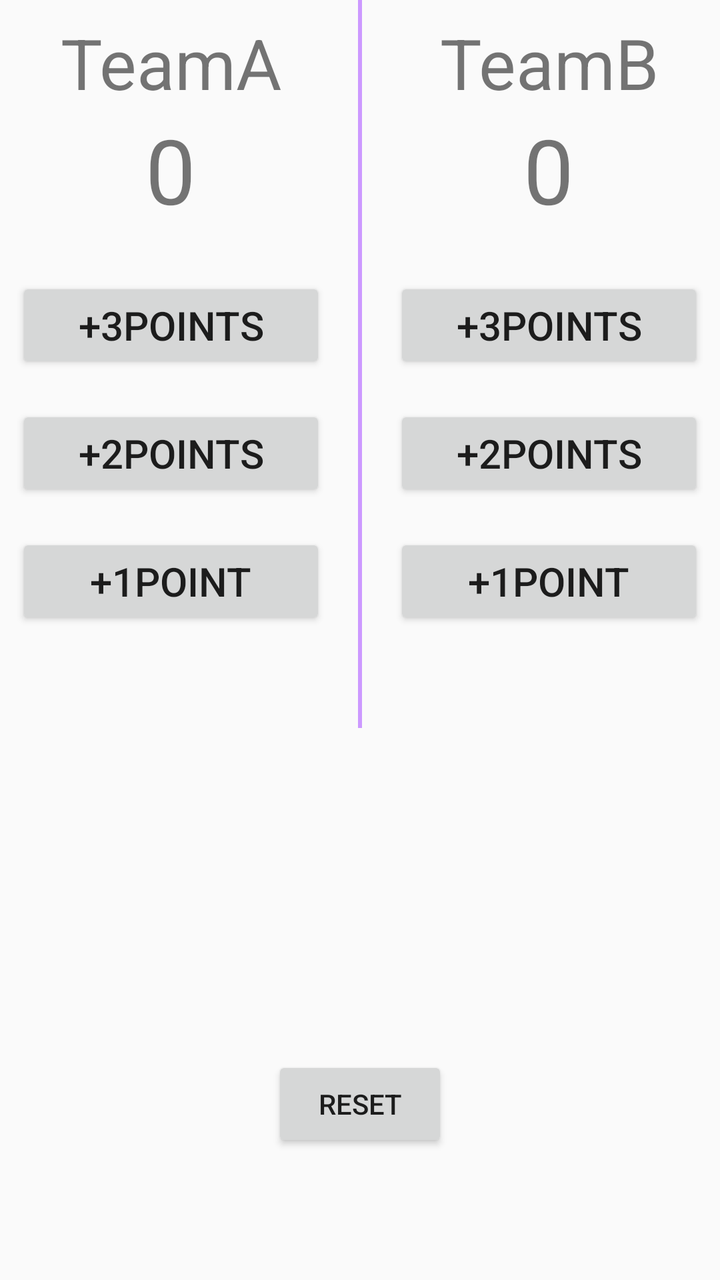
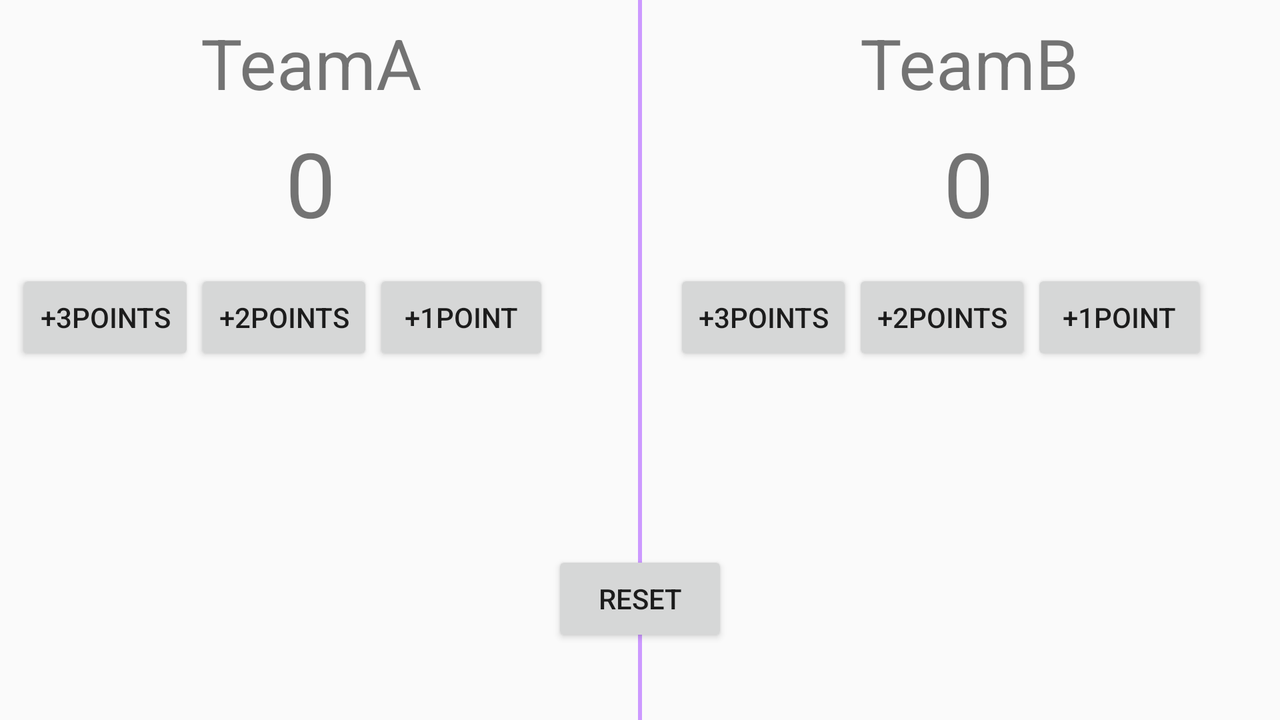

Compare how this app lays out the same screen by default and in its alternative resource folder. The renders come first, then the two layout files and the values they reference.
<!-- AndroidManifest.xml: application theme AppTheme -->
<!-- res/layout/activity_third2.xml -->
<?xml version="1.0" encoding="utf-8"?>
<android.support.constraint.ConstraintLayout xmlns:android="http://schemas.android.com/apk/res/android"
    xmlns:app="http://schemas.android.com/apk/res-auto"
    xmlns:tools="http://schemas.android.com/tools"
    android:layout_width="match_parent"
    android:layout_height="match_parent"
    tools:context=".Third2Activity">

    <Button
        android:id="@+id/btn"
        android:layout_width="wrap_content"
        android:layout_height="wrap_content"
        android:layout_marginStart="8dp"
        android:layout_marginTop="8dp"
        android:layout_marginEnd="8dp"
        android:layout_marginBottom="8dp"
        android:onClick="btnreset"
        android:text="@string/reset"
        app:layout_constraintBottom_toBottomOf="parent"
        app:layout_constraintEnd_toEndOf="parent"
        app:layout_constraintStart_toStartOf="parent"
        app:layout_constraintTop_toTopOf="parent"
        app:layout_constraintVertical_bias="0.903" />
    <LinearLayout
        android:layout_width="match_parent"
        android:layout_height="wrap_content"
        android:orientation="horizontal">

        <LinearLayout
            android:layout_width="0dp"
            android:layout_height="348dp"
            android:layout_marginStart="8dp"
            android:layout_marginTop="8dp"
            android:layout_marginEnd="8dp"
            android:layout_marginBottom="8dp"
            android:orientation="vertical"
            android:layout_weight="1"
            app:layout_constraintBottom_toBottomOf="parent"
            app:layout_constraintEnd_toEndOf="parent"
            app:layout_constraintHorizontal_bias="0.0"
            app:layout_constraintStart_toStartOf="parent"
            app:layout_constraintTop_toTopOf="parent"
            app:layout_constraintVertical_bias="0.245">

            <TextView
                android:id="@+id/teamName"
                android:layout_width="match_parent"
                android:layout_height="wrap_content"
                android:gravity="center"
                android:text="TeamA"
                android:textSize="35sp" />

            <TextView
                android:id="@+id/score"
                android:layout_width="match_parent"
                android:layout_height="wrap_content"
                android:layout_marginBottom="24dp"
                android:gravity="center"
                android:text="0"
                android:textSize="45sp" />

            <Button
                android:id="@+id/btn3"
                android:layout_width="match_parent"
                android:layout_height="wrap_content"
                android:layout_marginBottom="16dp"
                android:onClick="btnAdd3"
                android:text="@string/three"
                android:textSize="20sp" />

            <Button
                android:id="@+id/btn2"
                android:layout_width="match_parent"
                android:layout_height="wrap_content"
                android:layout_marginBottom="16dp"
                android:onClick="btnAdd2"
                android:text="@string/two"
                android:textSize="20sp" />

            <Button
                android:id="@+id/btn1"
                android:layout_width="match_parent"
                android:layout_height="wrap_content"
                android:layout_marginBottom="16dp"
                android:onClick="btnAdd1"
                android:text="@string/one"
                android:textSize="20sp" />
        </LinearLayout>

        <TextView
            android:layout_width="2dp"
            android:layout_height="match_parent"
            android:background="@color/colorPrimary"
            android:layout_marginLeft="8dp"
            android:layout_marginRight="8dp"/>

        <LinearLayout
            android:layout_width="0dp"
            android:layout_height="348dp"
            android:layout_marginStart="8dp"
            android:layout_marginTop="8dp"
            android:layout_marginEnd="8dp"
            android:layout_marginBottom="8dp"
            android:orientation="vertical"
            android:layout_weight="1"
            app:layout_constraintBottom_toBottomOf="parent"
            app:layout_constraintEnd_toEndOf="parent"
            app:layout_constraintHorizontal_bias="0.0"
            app:layout_constraintStart_toStartOf="parent"
            app:layout_constraintTop_toTopOf="parent"
            app:layout_constraintVertical_bias="0.245">

            <TextView
                android:id="@+id/teamName2"
                android:layout_width="match_parent"
                android:layout_height="wrap_content"
                android:gravity="center"
                android:text="TeamB"
                android:textSize="35sp" />

            <TextView
                android:id="@+id/score2"
                android:layout_width="match_parent"
                android:layout_height="wrap_content"
                android:layout_marginBottom="24dp"
                android:gravity="center"
                android:text="0"
                android:textSize="45sp" />

            <Button
                android:id="@+id/btn32"
                android:layout_width="match_parent"
                android:layout_height="wrap_content"
                android:layout_marginBottom="16dp"
                android:onClick="btnAdd3"
                android:text="@string/three"
                android:textSize="20sp" />

            <Button
                android:id="@+id/btn22"
                android:layout_width="match_parent"
                android:layout_height="wrap_content"
                android:layout_marginBottom="16dp"
                android:onClick="btnAdd2"
                android:text="@string/two"
                android:textSize="20sp" />

            <Button
                android:id="@+id/btn12"
                android:layout_width="match_parent"
                android:layout_height="wrap_content"
                android:layout_marginBottom="16dp"
                android:onClick="btnAdd1"
                android:text="@string/one"
                android:textSize="20sp" />
        </LinearLayout>

    </LinearLayout>


</android.support.constraint.ConstraintLayout>
<!-- resources referenced by this layout -->
<resources>
  <color name="colorPrimary">#C9F</color>
  <string name="one">+1point</string>
  <string name="reset">reset</string>
  <string name="three">+3points</string>
  <string name="two">+2points</string>
  <style name="AppTheme" parent="Theme.AppCompat.Light.DarkActionBar">
          
          <item name="colorPrimary">@color/colorPrimary</item>
          <item name="colorPrimaryDark">@color/colorPrimaryDark</item>
          <item name="colorAccent">@color/colorAccent</item>
      </style>
  <color name="colorPrimaryDark">#C5F</color>
  <color name="colorAccent">#D81B60</color>
</resources>
<!-- res/layout-land/activity_third2.xml (the repository's variant of the layout above) -->
<!-- drawn on the phone turned sideways -->
<?xml version="1.0" encoding="utf-8"?>
<android.support.constraint.ConstraintLayout xmlns:android="http://schemas.android.com/apk/res/android"
    xmlns:app="http://schemas.android.com/apk/res-auto"
    xmlns:tools="http://schemas.android.com/tools"
    android:layout_width="match_parent"
    android:layout_height="match_parent"
    tools:context=".Third2Activity">

    <Button
        android:id="@+id/btn"
        android:layout_width="wrap_content"
        android:layout_height="wrap_content"
        android:layout_marginStart="8dp"
        android:layout_marginTop="8dp"
        android:layout_marginEnd="8dp"
        android:layout_marginBottom="8dp"
        android:onClick="btnreset"
        android:text="@string/reset"
        app:layout_constraintBottom_toBottomOf="parent"
        app:layout_constraintEnd_toEndOf="parent"
        app:layout_constraintStart_toStartOf="parent"
        app:layout_constraintTop_toTopOf="parent"
        app:layout_constraintVertical_bias="0.903" />
    <LinearLayout
        android:layout_width="match_parent"
        android:layout_height="wrap_content"
        android:orientation="horizontal">

        <LinearLayout
            android:layout_width="0dp"
            android:layout_height="348dp"
            android:layout_marginStart="8dp"
            android:layout_marginTop="8dp"
            android:layout_marginEnd="8dp"
            android:layout_marginBottom="8dp"
            android:orientation="vertical"
            android:layout_weight="1"
            app:layout_constraintBottom_toBottomOf="parent"
            app:layout_constraintEnd_toEndOf="parent"
            app:layout_constraintHorizontal_bias="0.0"
            app:layout_constraintStart_toStartOf="parent"
            app:layout_constraintTop_toTopOf="parent"
            app:layout_constraintVertical_bias="0.245">

            <TextView
                android:id="@+id/teamName"
                android:layout_width="match_parent"
                android:layout_height="wrap_content"
                android:gravity="center"
                android:text="TeamA"
                android:textSize="35sp"
                android:layout_marginBottom="20px"/>

            <TextView
                android:id="@+id/score"
                android:layout_width="match_parent"
                android:layout_height="wrap_content"
                android:gravity="center"
                android:text="0"
                android:textSize="45sp"
                android:layout_marginBottom="40px"/>

            <LinearLayout
                android:layout_width="match_parent"
                android:layout_height="match_parent"
                android:orientation="horizontal">


                <Button
                    android:id="@+id/btn3"
                    android:layout_width="wrap_content"
                    android:layout_height="wrap_content"
                    android:onClick="btnAdd3"
                    android:text="@string/three" />

                <Button
                    android:id="@+id/btn2"
                    android:layout_width="wrap_content"
                    android:layout_height="wrap_content"
                    android:onClick="btnAdd2"
                    android:text="@string/two" />

                <Button
                    android:id="@+id/btn1"
                    android:layout_width="wrap_content"
                    android:layout_height="wrap_content"
                    android:onClick="btnAdd1"
                    android:text="@string/one" />

            </LinearLayout>

        </LinearLayout>

        <TextView
            android:layout_width="2dp"
            android:layout_height="match_parent"
            android:background="@color/colorPrimary"
            android:layout_marginLeft="8dp"
            android:layout_marginRight="8dp"/>

        <LinearLayout
            android:layout_width="0dp"
            android:layout_height="348dp"
            android:layout_marginStart="8dp"
            android:layout_marginTop="8dp"
            android:layout_marginEnd="8dp"
            android:layout_marginBottom="8dp"
            android:orientation="vertical"
            android:layout_weight="1"
            app:layout_constraintBottom_toBottomOf="parent"
            app:layout_constraintEnd_toEndOf="parent"
            app:layout_constraintHorizontal_bias="0.0"
            app:layout_constraintStart_toStartOf="parent"
            app:layout_constraintTop_toTopOf="parent"
            app:layout_constraintVertical_bias="0.245">

            <TextView
                android:id="@+id/teamName2"
                android:layout_width="match_parent"
                android:layout_height="wrap_content"
                android:gravity="center"
                android:text="TeamB"
                android:textSize="35sp"
                android:layout_marginBottom="20px"/>

            <TextView
                android:id="@+id/score2"
                android:layout_width="match_parent"
                android:layout_height="wrap_content"
                android:gravity="center"
                android:text="0"
                android:textSize="45sp"
                android:layout_marginBottom="40px"/>

            <LinearLayout
                android:layout_width="match_parent"
                android:layout_height="match_parent"
                android:orientation="horizontal">

                <Button
                    android:id="@+id/btn32"
                    android:layout_width="wrap_content"
                    android:layout_height="wrap_content"
                    android:onClick="btnAdd3"
                    android:text="@string/three" />

                <Button
                    android:id="@+id/btn22"
                    android:layout_width="wrap_content"
                    android:layout_height="wrap_content"
                    android:onClick="btnAdd2"
                    android:text="@string/two" />

                <Button
                    android:id="@+id/btn12"
                    android:layout_width="wrap_content"
                    android:layout_height="wrap_content"
                    android:onClick="btnAdd1"
                    android:text="@string/one"/>
            </LinearLayout>

        </LinearLayout>

    </LinearLayout>


</android.support.constraint.ConstraintLayout>
